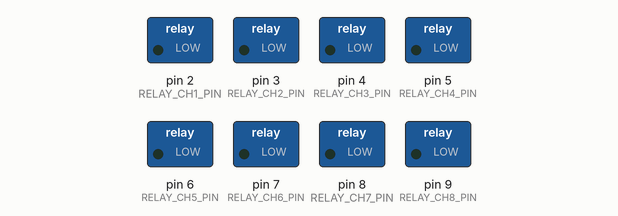
Bench run of a sketch on a simulated Arduino Uno, built with avr-gcc and run on an emulated ATmega328P. Shown: switched loads named in the sketch (green lamp = pin HIGH).

Above: at 0.1 s.
At 3.1 s:
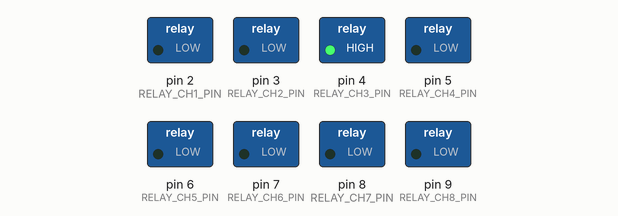
At 8.1 s:
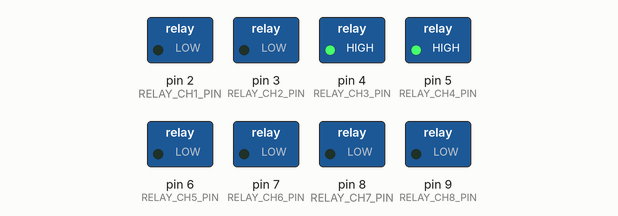
At 17.1 s:
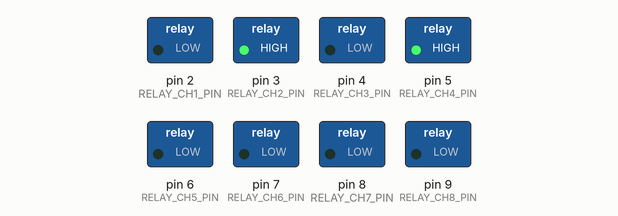
At 26.1 s:
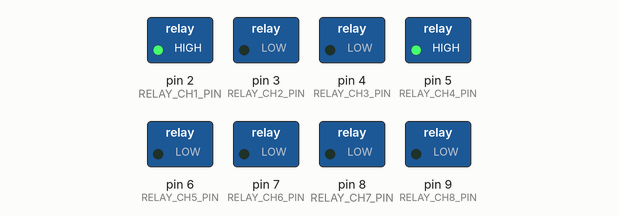
At 34.1 s:
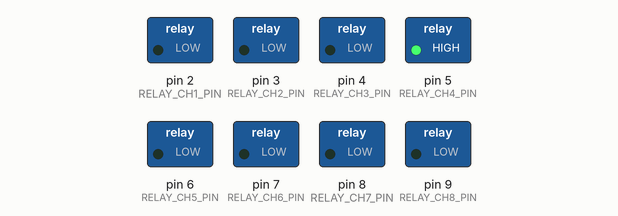
Timing chart, 0 to 40.0 s (numbered marks = the images above):
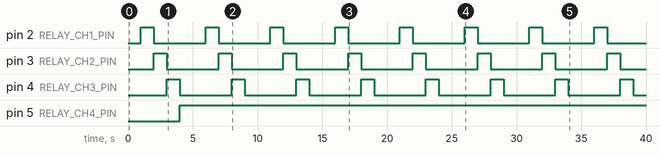

Measured:
- by itself, pin 2 (RELAY_CH1_PIN), pin 3 (RELAY_CH2_PIN), pin 4 (RELAY_CH3_PIN): alternates HIGH for 1.0 s and LOW for 4.0 s
- by itself, pin 5 (RELAY_CH4_PIN): LOW → HIGH at 4.0 s

The sketch:

inflection_relay_test.ino
```cpp
/*
||
|| @file 	inflection_relay_test.pde
|| @version	0.1
|| @author	Danne Stayskal
|| @contact	danne@stayskal.com
||
|| @description
|| | This is the test code that makes sure we have the relay hooked up properly.
|| | It just cycles through channels 1 through 8, turning them on and off in a row.
|| #
||
|| @changelog
|| | 0.1 2015-06-25 - Danne Stayskal : Initial Prototype
|| | 0.2 2015-06-25 - Danne Stayskal : Coordinating relays with Critical build
|| #
||
*/

#define RELAY_CH1_PIN 2
#define RELAY_CH2_PIN 3
#define RELAY_CH3_PIN 4
#define RELAY_CH4_PIN 5
#define RELAY_CH5_PIN 6
#define RELAY_CH6_PIN 7
#define RELAY_CH7_PIN 8
#define RELAY_CH8_PIN 9

int i = 0;

void setup() {
  pinMode(RELAY_CH1_PIN, OUTPUT);
  pinMode(RELAY_CH2_PIN, OUTPUT);
  pinMode(RELAY_CH3_PIN, OUTPUT);
  pinMode(RELAY_CH4_PIN, OUTPUT);
  pinMode(RELAY_CH5_PIN, OUTPUT);
  pinMode(RELAY_CH6_PIN, OUTPUT);
  pinMode(RELAY_CH7_PIN, OUTPUT);
  pinMode(RELAY_CH8_PIN, OUTPUT);
}

void loop() {

  if(i == 0) {
    digitalWrite(RELAY_CH8_PIN, LOW);
  }

  if(i == 1) {
    digitalWrite(RELAY_CH1_PIN, HIGH);
  }

  if(i == 2) {
    digitalWrite(RELAY_CH1_PIN, LOW);
    digitalWrite(RELAY_CH2_PIN, HIGH);
  }

  if(i == 3) {
    digitalWrite(RELAY_CH2_PIN, LOW);
    digitalWrite(RELAY_CH3_PIN, HIGH);
  }

  if(i == 4) {
    digitalWrite(RELAY_CH3_PIN, LOW);
    digitalWrite(RELAY_CH4_PIN, HIGH);
  }

  i = i + 1;
  if (i == 5) {
    i = 0;
  }

  delay(1000);

}
```
